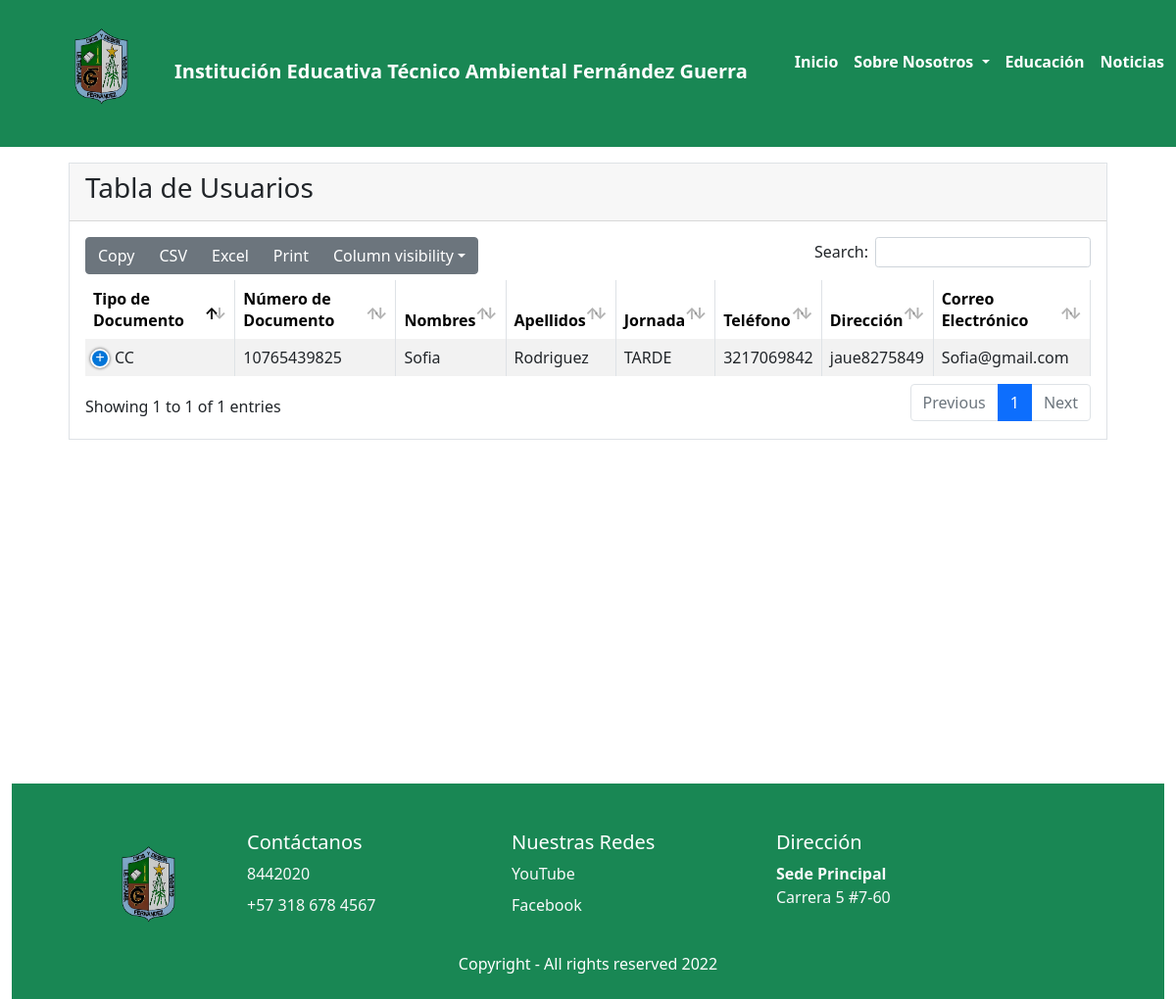
/usuarios/, run on an earlier commit of the app's database.
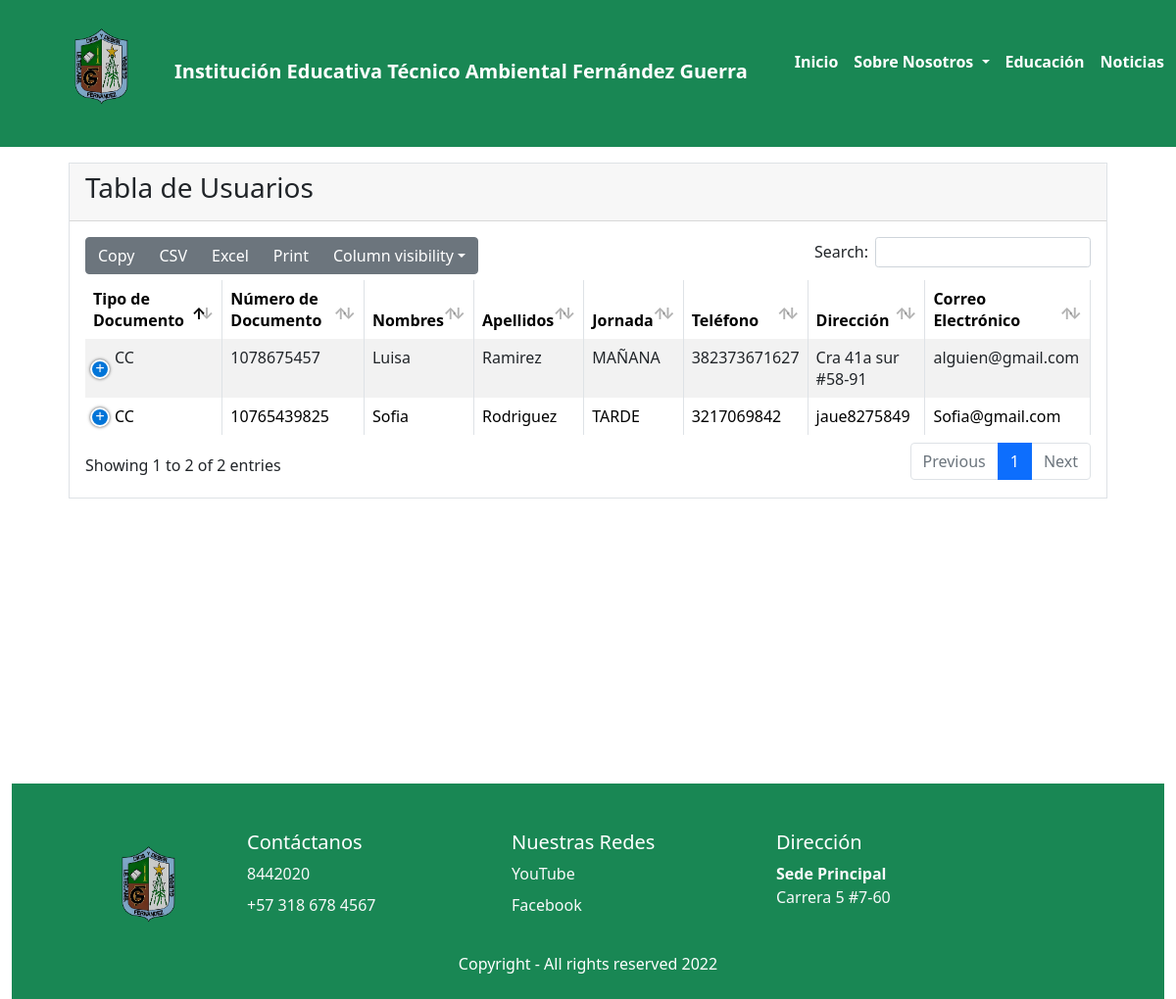
And on a later commit of the database.
### usuarios/models.py (models this page shows, shortened)
class Usuario(models.Model):
    class TipoDoc(models.TextChoices):
        CC='CC', _('Cédula de Ciudadanía')
        CE='CE', _('Cédula de Extranjería')
        PP='PP', _('Pasaporte')
    TipoDoc=models.CharField(max_length=3, choices=TipoDoc.choices , default=TipoDoc.CC, verbose_name="Tipo de Documento")
    numDoc=models.CharField(max_length=60, verbose_name="Número de Documento")
    nombres=models.CharField(max_length=60, verbose_name="Nombres")
    apellidos=models.CharField(max_length=60, verbose_name="Apellidos")
    class Jornada(models.TextChoices):
        JM='MAÑANA', _('Jornada Mañana')
        JT='TARDE', _('Jornada Tarde')
    Jornada=models.CharField(max_length=10,choices=Jornada.choices , default=Jornada.JM, verbose_name="Jornada")
    telefono=models.CharField(max_length=20, verbose_name="Teléfono")
    direccion=models.CharField(max_length=40, verbose_name="Dirección")
    correo=models.CharField(max_length=40, verbose_name="Correo Electrónico")
    class Genero(models.TextChoices):
        M='M', _('Masculino')
        F='F', _('Femenino')
        I='I', _('Indefinido')
    Genero=models.CharField(max_length=3,choices=Genero.choices, default=Genero.M, verbose_name="Género")
    class Rol(models.TextChoices):
        ADMIN='ADMIN', _('Administrador')
        DIRECTIVO='DIRECTIVO', _('Directivo')
        SECRETARIA='SECRETARIA', _('Secretaria')
    Rol=models.CharField(max_length=10,choices=Rol.choices, default=Rol.ADMIN, verbose_name="Rol")
    class Estado(models.TextChoices):
        ACTIVO='1', _('Activo')
        INACTIVO='0', _('Inactivo')
    Estado=models.CharField(max_length=1,choices=Estado.choices, default=Estado.ACTIVO, verbose_name="Estado")

### usuarios/views.py (the view)
# urls.py: path('usuarios/', include('usuarios.urls')),
def usuarios(request):
    titulo="Usuarios"
    usuarios= Usuario.objects.all()
    context={
        'titulo':titulo,
        'usuarios':usuarios
}
    return render(request,'usuarios/usuarios.html',context)

### base/Templates/usuarios/usuarios.html (shortened to what this page needs)
{% extends 'partials/body.html' %}
{% load static %}
{% block contenido %}
<div class="m-3 border">
  <div class="card-header">
    <h3 class="card-title">Tabla de Usuarios</h3>
  </div>
  <div class="card-body">
    <div id="example1_wrapper" class="dataTables_wrapper dt-bootstrap4">
      <div class="row">
        <div class="col-sm-12">
          <table id="example1" class="table table-bordered table-striped dataTable dtr-inline" aria-describedby="example1_info">
            <thead>
              <tr>
                <th scope="col">Tipo de Documento</th>
                <th scope="col">Número de Documento</th>
                <th scope="col">Nombres</th>
                <th scope="col">Apellidos</th>
                <th scope="col">Jornada</th>
                <th scope="col">Teléfono</th>
                <th scope="col">Dirección</th>
                <th scope="col">Correo Electrónico</th>
              </tr>
            </thead>
            <tbody>
              {% for usuario in usuarios %}
              {% if usuario.Estado != '0' %}
              <tr class="odd">
                <td class="sorting_1 dtr-control" tabindex="0">{{usuario.TipoDoc}}</td>
                <td>{{usuario.numDoc}}</td>
                <td>{{usuario.nombres}}</td>
                <td>{{usuario.apellidos}}</td>
                <td>{{usuario.Jornada}}</td>
                <td>{{usuario.telefono}}</td>
                <td>{{usuario.direccion}}</td>
                <td>{{usuario.correo}}</td>
              </tr>
              {% endif %}
              {% endfor %}
            </tbody>
          </table>
        </div>
      </div>
    </div>
  </div>
</div>
{% endblock contenido %}

### base/Templates/partials/body.html (shortened to what this page needs)
{% load static %}
{% load bootstrap5 %}
{% bootstrap_css %}
<!DOCTYPE html>
<html lang="en">
    <head>
        <link href="https://cdn.jsdelivr.net/npm/bootstrap@5.0.2/dist/css/bootstrap.min.css" rel="stylesheet">
        <link rel="stylesheet" href="{% static 'fontawesome-free/css/all.min.css' %}">
        <link rel="stylesheet"
            href="https://code.ionicframework.com/ionicons/2.0.1/css/ionicons.min.css">
        <link rel="stylesheet" href="{% static 'toastr/toastr.min.css' %}">
        <link rel="stylesheet" type="text/css" href="{% static 'css/tarjetas.css'%}">
        <link rel="stylesheet" href="{% static 'datatables/datatables.spanish.json' %}">
        <link rel="stylesheet" href="{% static 'datatables-bs4/css/dataTables.bootstrap4.min.css' %}">
        <link rel="stylesheet" href="{% static 'datatables-responsive/css/responsive.bootstrap4.min.css' %}">
        <link rel="stylesheet" href="{% static 'datatables-buttons/css/buttons.bootstrap4.min.css' %}">
    </head>
    <body class="hold-transition layout-fixed">
        <div class="wrapper ">
            <div class="content-wrapper overflow-auto" style="height: 50%;">
                {% include 'partials/header.html' %}
                <div class="container">
                    {% block contenido %}
                    {% endblock contenido %}
                </div>
            </div>
        </div>
        {% include 'partials/footer.html' %}
</body>
</html>

### base/Templates/partials/header.html (shortened to what this page needs)
{% load static %}
<nav class="navbar navbar-expand-lg navbar-light bg-success">
  <div class="container-fluid">
    <a class="navbar-brand text-white text-center">
      <img src="{% static 'img/zyro-image.png' %}" class="img-circle
        elevation-2" alt="User Image" width="154" height="124"
        class="d-inline-block align-text-top"><b>Institución Educativa Técnico
        Ambiental Fernández Guerra</b>
    </a>
    <nav class="navbar navbar-expand-lg navbar-light bg-success">
      <div class="container-fluid">
        <div class="collapse navbar-collapse " id="navbarNavDropdown">
          <ul class="navbar-nav">
            <li class="nav-item">
              <a class="nav-link active text-white" aria-current="page"
                href="{% url 'inicio' %}"><b>Inicio</b></a>
            </li>
            <li class="nav-item dropdown">
              <a class="nav-link dropdown-toggle text-white " href="#"
                id="navbarDropdownMenuLink" role="button"
                data-bs-toggle="dropdown" aria-expanded="false">
                <b>Sobre Nosotros</b>
              </a>
            </li>
            <li class="nav-item">
              <a class="nav-link text-white " href="{% url 'educacion' %}">
                <b>Educación</b>
              </a>
            </li>
            <li class="nav-item">
              <a class="nav-link text-white" href="{% url 'noticias' %}"><b>Noticias</b></a>
            </li>
            <li class="nav-item">
              <a class="nav-link text-white" href="{% url 'logout' %}"><b>Cerrar sesión</b></a>
            </li>
          </ul>
        </div>
      </div>
    </nav>
  </div>
</nav>

### base/Templates/partials/footer.html (shortened to what this page needs)
{% load static %}
<footer>
    <body>
        <div class="container-fluid">
        <div class="row p-5 pb-2 text-white bg-success">
            <div class="col-xs-12 col-md-6 col-lg-2">
                <img src="{% static 'img/zyro-image.png' %}" class="img-circle elevation-2" alt="User Image" width="154" height="124" class="d-inline-block align-text-top"></a>
            </div>
            <div class="col-xs-12 col-md-6 col-lg-3">
                <p class="h5 mb-2">Contáctanos</p>
                <div class="mb-2">
                    <a class="text-light text text-decoration-none" href="#">8442020</a>
                </div>
                <div class="mb-2">
                    <a class="text-light text text-decoration-none" href="#">+57 318 678 4567</a>
                </div>
            </div>
            <div class="col-xs-12 col-md-6 col-lg-3">
                <p class="h5 mb-2">Nuestras Redes</p>
                <div class="mb-2">
                    <a class="text-light text text-decoration-none" href="#">YouTube</a>
                </div>
                <div class="mb-2">
                    <a class="text-light text text-decoration-none" href="#">Facebook</a>
                </div>
            </div>
            <div class="col-xs-12 col-md-6 col-lg-3">
                <p class="h5 mb-2">Dirección</p>
                <div class="mb-2">
                    <a class="text-light text text-decoration-none" href="#"><b>Sede Principal</b><br>Carrera 5 #7-60</a>
                </div>
            </div>
            <div class="col-xs-12">
                <p class="text-white  text-center">Copyright - All rights reserved 2022</p>
            </div>
        </div>
    </div>
    </body>
</footer>

### base/Templates/partials/js.html (shortened to what this page needs)
{% load static %}

What changed in the data, as far as the page shows it:
now on this page (row edited): Usuario: TipoDoc "CC", numDoc "1078675457", nombres "Luisa", apellidos "Ramirez", Jornada "MAÑANA", telefono "382373671627", direccion "Cra 41a sur #58-91", correo "alguien@gmail.com"
Also different on the page:
text written by a page script: "Copy CSV Excel Print Column visibility Search: Showing 1 to 1 of 1 entries Previous 1 Next" → "Copy CSV Excel Print Column visibility Search: Showing 1 to 2 of 2 entries Previous 1 Next"
